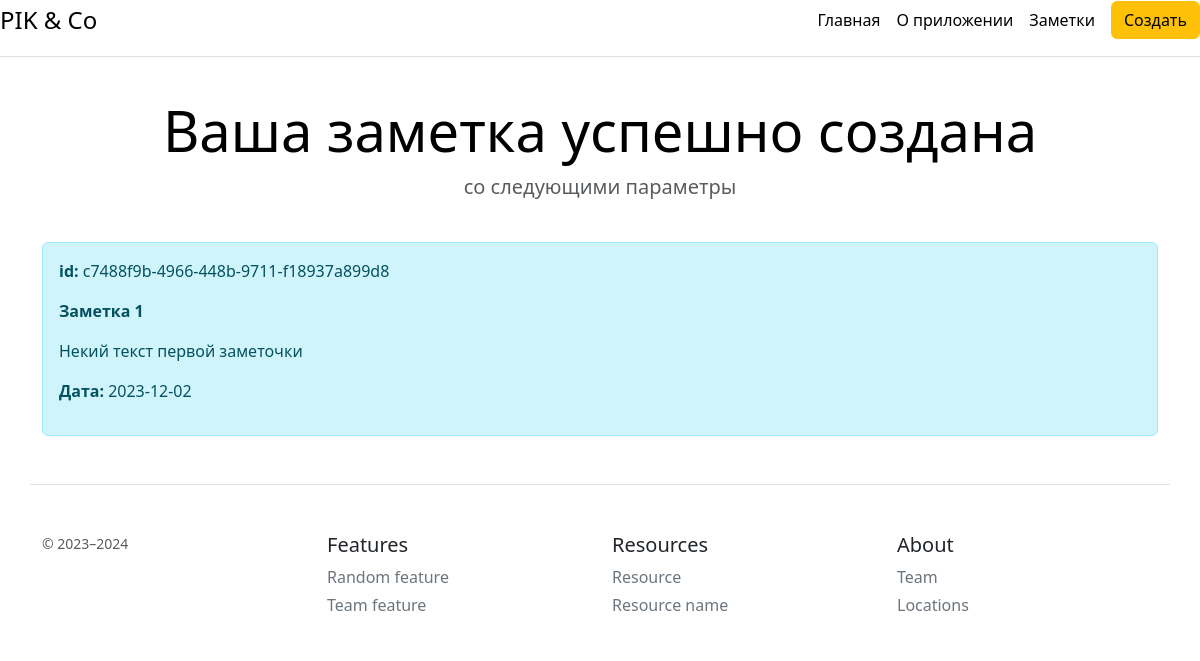
/about_note/c7488f9b-4966-448b-9711-f18937a899d8, run on the app's committed database.
### app.py (models this page shows, shortened)
class Note(db.Model):
    uuid = db.Column(db.String(36), primary_key=True,  default=lambda: str(uuid.uuid4()))
    title = db.Column(db.String(100), nullable=False)
    text = db.Column(db.Text, nullable=False)
    created_at = db.Column(db.DateTime, default=datetime.utcnow)

### app.py (the view)
@app.route('/about_note/<uuid>')
def post_about(uuid):
    note = Note.query.get(uuid)
    return render_template('note_about.html', note=note)

### templates/note_about.html (shortened to what this page needs)
{% extends "base.html" %}
{% block content %}
<div class='container'>
	<div class="pricing-header p-3 pb-md-4 mx-auto text-center">
      <h1 class="display-4 fw-normal text-body-emphasis">Ваша заметка успешно создана</h1>
      <p class="fs-5 text-body-secondary">со следующими параметры</p>
    </div>
    <div class="alert alert-info">
        <p><b>id:</b> {{ note.uuid }}</p>
        <p><b>{{ note.title }}</b></p>
        <p> {{ note.text }}</p>
        <p><b>Дата:</b> {{ note.created_at.date() }}</p>
    </div>
</div>
{% endblock %}

### data on the page
Note: uuid "c7488f9b-4966-448b-9711-f18937a899d8", title "Заметка 1", text "Некий текст первой заметочки", created_at "2023-12-02"
